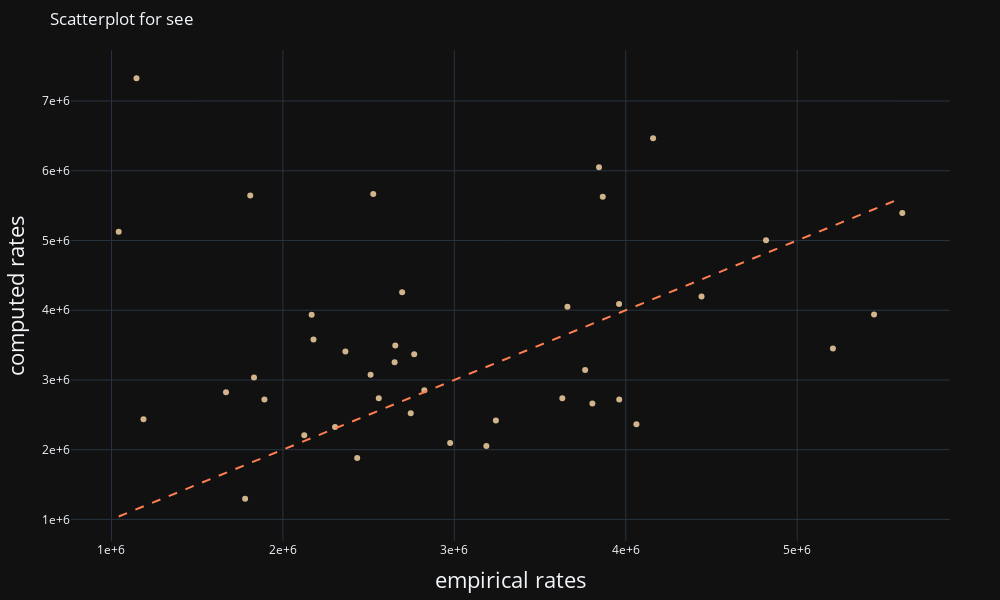

Here is the notebook cell this chart was saved with:
### Code cell
valplot(data, 'see', theme='dark')

### Figure 1 — Plotly figure (JSON) as saved in the notebook; plotly's stock layout.template omitted (floating-point values rounded to 4 significant figures)
{"data": [{"customdata": ["20_GCTGTTCGGTCTAT", "0_GTTCGGTCTA", "21_ACCAAACCACCAAC", "1_CCAAAACCAA", "22_CAACACCAAACAAC", "2_AAACCACACA", "23_CAAAACCCCAACAC", "24_AAACCCACCACACA", "25_CAACACCCAAACAC", "3_ACCAAACCAC", "4_ACACCAAACC", "26_CCAAAACCAACAAC", "5_AAAAACCCAC", "27_AAAAACCCACCCAA", "6_CAACACCCAA", "7_AAACCCACCA", "8_ACAACACCAC", "9_CAAAACCCCA", "10_AACCAACACC", "11_CAACACAACC", "28_AAACCACCCAACAC", "12_ACCAACACCA", "13_CCACCAACAA", "29_CCCAAACCCAACCA", "30_ACCAACACCAACCA", "31_CAACAACACCACCA", "32_AACCAACACCACCA", "33_AACCACCACAAACC", "34_CAACACAACCAACC", "35_CACCACAACCACCA", "14_ACACACACAC", "15_AACCACCACA", "16_CAACCAACCA", "36_CCCCACACAACAAC", "37_CCACCAACAACAAC", "17_ACACACACCA", "38_ACACACACCACACA", "39_CACACACACACACA", "40_ACCAACCAACCAAC", "18_CCCCACACAA", "19_ACACCACCAC"], "hovertemplate": "emp = %{x:.3e}\n                     <br>mod = %{y:.3e}\n                     <br>seq:  %{customdata} </b>", "marker": {"color": "tan"}, "mode": "markers", "name": "", "type": "scatter", "x": [1042173, 1145950, 1186657, 1668154, 1779672, 1809459, 1831343, 1892296, 2124654, 2167675, 2178513, 2304253, 2364640, 2433452, 2511513, 2527035, 2559279, 2651666, 2655670, 2695608, 2745623, 2765864, 2825047, 2975581, 3186916, 3242444, 3629903, 3659749, 3763039, 3805400, 3843880, 3865948, 3960894, 3961922, 4062258, 4159347, 4442077, 4818114, 5208461, 5448523, 5613147], "y": [5124000.0, 7326000.0, 2435000.0, 2823000.0, 1295000.0, 5644000.0, 3036000.0, 2720000.0, 2208000.0, 3936000.0, 3581000.0, 2326000.0, 3408000.0, 1881000.0, 3074000.0, 5666000.0, 2736000.0, 3254000.0, 3495000.0, 4258000.0, 2524000.0, 3369000.0, 2853000.0, 2094000.0, 2052000.0, 2420000.0, 2739000.0, 4051000.0, 3141000.0, 2660000.0, 6049000.0, 5626000.0, 4088000.0, 2721000.0, 2364000.0, 6465000.0, 4197000.0, 5003000.0, 3449000.0, 3940000.0, 5396000.0]}, {"line": {"dash": "dash"}, "marker": {"color": "coral"}, "mode": "lines", "name": "bisector", "type": "scatter", "x": [1042173, 1145950, 1186657, 1668154, 1779672, 1809459, 1831343, 1892296, 2124654, 2167675, 2178513, 2304253, 2364640, 2433452, 2511513, 2527035, 2559279, 2651666, 2655670, 2695608, 2745623, 2765864, 2825047, 2975581, 3186916, 3242444, 3629903, 3659749, 3763039, 3805400, 3843880, 3865948, 3960894, 3961922, 4062258, 4159347, 4442077, 4818114, 5208461, 5448523, 5613147], "y": [1042173, 1145950, 1186657, 1668154, 1779672, 1809459, 1831343, 1892296, 2124654, 2167675, 2178513, 2304253, 2364640, 2433452, 2511513, 2527035, 2559279, 2651666, 2655670, 2695608, 2745623, 2765864, 2825047, 2975581, 3186916, 3242444, 3629903, 3659749, 3763039, 3805400, 3843880, 3865948, 3960894, 3961922, 4062258, 4159347, 4442077, 4818114, 5208461, 5448523, 5613147]}], "layout": {"autosize": false, "height": 600, "margin": {"b": 50, "l": 50, "pad": 0, "r": 50, "t": 50}, "showlegend": false, "title": {"text": "Scatterplot for see"}, "width": 1000, "xaxis": {"exponentformat": "e", "showgrid": true, "tickmode": "array", "title": {"font": {"size": 22}, "text": "empirical rates "}}, "yaxis": {"exponentformat": "e", "showgrid": true, "tickmode": "array", "title": {"font": {"size": 22}, "text": "computed rates"}}}}
